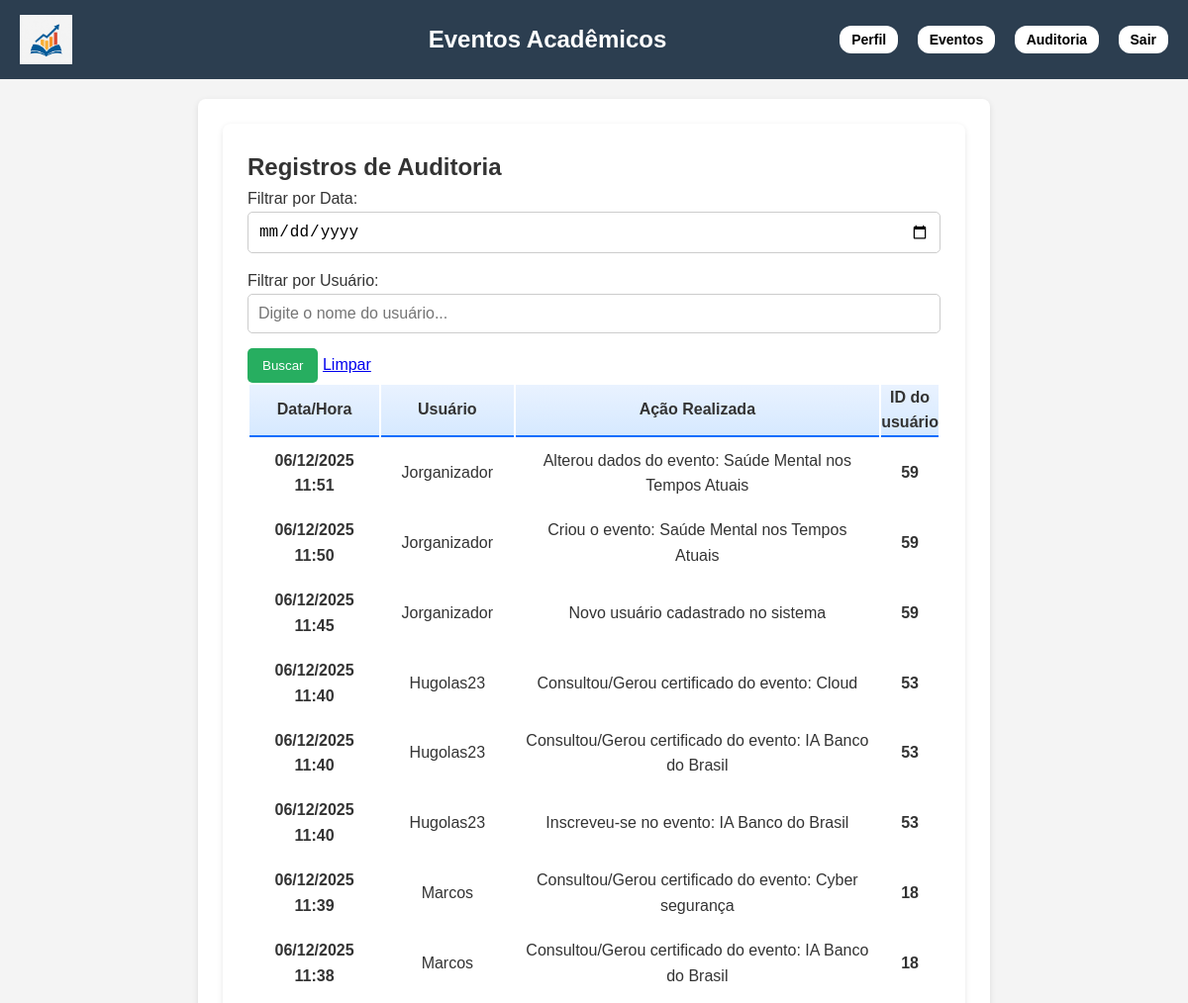
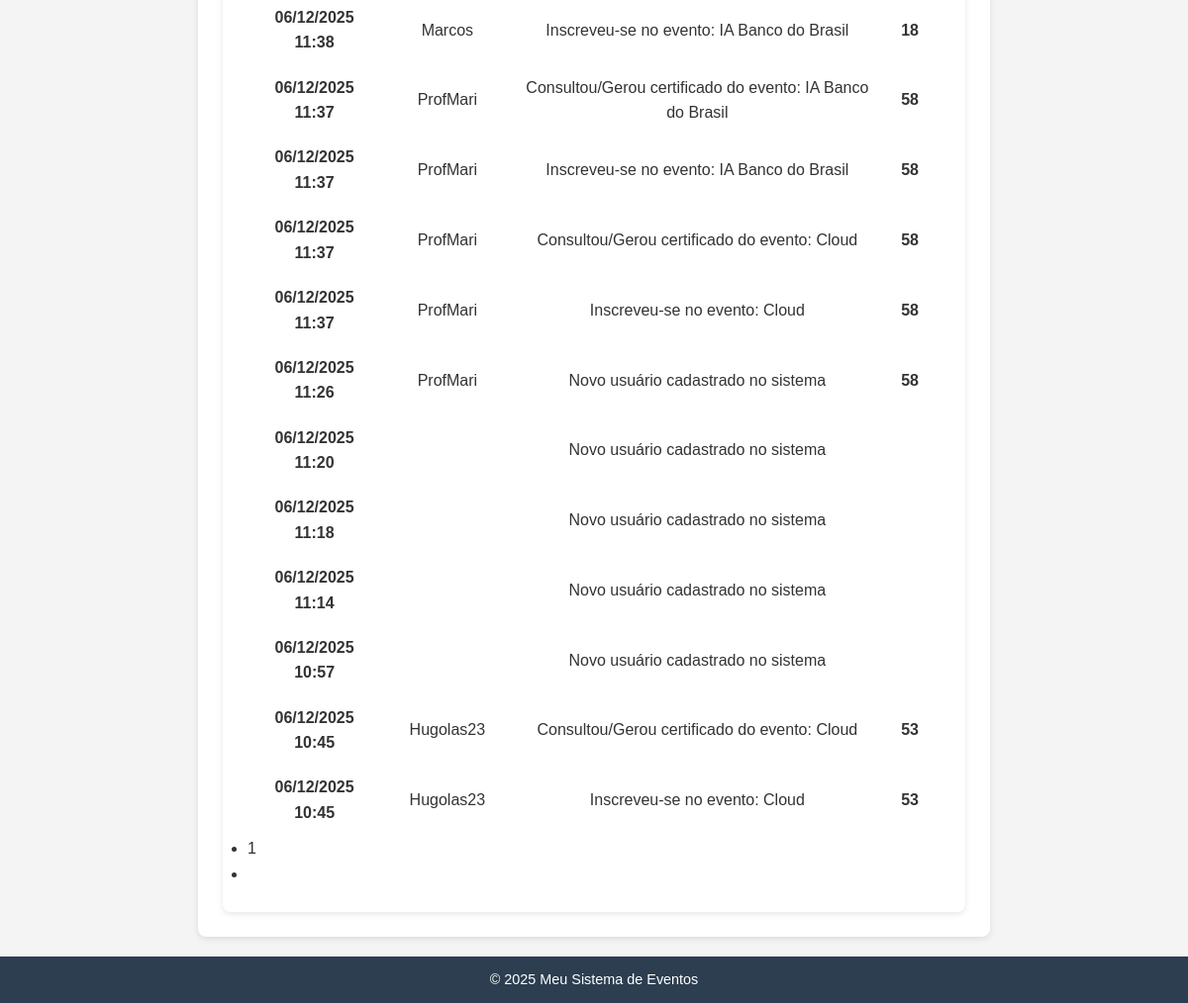
The app's page /api/auditoria/ (signed in) with its own data (2 pictures, top to bottom).
### eventos/models.py (models this page shows, shortened)
class RegistroAuditoria(models.Model):
    usuario = models.ForeignKey(User, on_delete=models.SET_NULL, null=True)
    acao = models.CharField(max_length=255)
    data_hora = models.DateTimeField(auto_now_add=True)
    class Meta:
        ordering = ['-data_hora']

### eventos/views.py (the view)
# urls.py: path('auditoria/', views.AuditoriaListView.as_view(), name='auditoria_list'),
class AuditoriaListView(LoginRequiredMixin, UserPassesTestMixin, ListView):
    model = RegistroAuditoria
    template_name = 'auditoria_list.html'
    context_object_name = 'registros'
    paginate_by = 20
    def test_func(self):
        perfil = getattr(self.request.user, 'perfil', None)
        return perfil and perfil.tipo == 'organizador'
    def get_queryset(self):
        qs = RegistroAuditoria.objects.all().order_by('-data_hora')
        data_busca = self.request.GET.get('data_busca')
        usuario_busca = self.request.GET.get('usuario_busca')
        if data_busca:
            try:
                data_obj = datetime.strptime(data_busca, '%Y-%m-%d').date()
                qs = qs.filter(data_hora__date=data_obj)
            except ValueError:
                pass # Se a data for inválida, ignora
        if usuario_busca:
            qs = qs.filter(usuario__username__icontains=usuario_busca)
        return qs
    def get_context_data(self, **kwargs):
        context = super().get_context_data(**kwargs)
        context['data_busca'] = self.request.GET.get('data_busca', '')
        context['usuario_busca'] = self.request.GET.get('usuario_busca', '')
        return context

### eventos/context_processors.py (called while the page is built)
def perfil_context(request):
    if request.user.is_authenticated:
        return {'perfil': getattr(request.user, 'perfil', None)}
    return {}

### eventos/templates/auditoria_list.html (shortened to what this page needs)
{% extends 'base.html' %}
{% block content %}
<div class="container mt-5">
    <div class="mb-4">
        <h2 class="fw-bold text-primary mb-3">Registros de Auditoria</h2>
        <div class="card p-4 shadow-sm border-0 bg-light">
            <form method="get" class="row g-3 align-items-end">
                <div class="col-md-4">
                    <label for="data_busca" class="form-label fw-bold text-secondary">Filtrar por Data:</label>
                    <input type="date" class="form-control" id="data_busca" name="data_busca"
                           value="{{ data_busca }}">
                </div>
                <div class="col-md-4">
                    <label for="usuario_busca" class="form-label fw-bold text-secondary">Filtrar por Usuário:</label>
                    <input type="text" class="form-control" id="usuario_busca" name="usuario_busca"
                           placeholder="Digite o nome do usuário..." value="{{ usuario_busca }}">
                </div>
                <div class="col-md-4 d-flex gap-2">
                    <button type="submit" class="btn btn-primary w-100 fw-bold">
                        Buscar
                    </button>
                    <a href="{% url 'auditoria_list' %}" class="btn btn-outline-secondary w-50">
                        Limpar
                    </a>
                </div>
            </form>
        </div>
        </div>
    <div class="table-responsive mt-4">
        <table class="table table-bordered table-striped align-middle shadow-sm">
            <thead class="table-primary text-center">
                <tr>
                    <th scope="col" class="px-3 py-2" style="width: 20%;">Data/Hora</th>
                    <th scope="col" class="px-3 py-2" style="width: 20%;">Usuário</th>
                    <th scope="col" class="px-3 py-2" style="width: 60%;">Ação Realizada</th>
                    <th scope="col" class="px-3 py-2" style="width: 60%;">ID do usuário</th>
                </tr>
            </thead>
            <tbody>
                {% for registro in registros %}
                <tr>
                    <td class="text-center"><strong>{{ registro.data_hora|date:"d/m/Y H:i" }}</strong></td>
                    <td class="fw-semibold text-dark">{{ registro.usuario.username }}</td>
                    <td class="text-muted">{{ registro.acao }}</td>
                    <td class="fw-semibold text-dark"><strong>{{ registro.usuario.id}}</strong></td>
                </tr>
                {% empty %}
                <tr>
                    <td colspan="3" class="text-center text-muted py-3">
                        Nenhum registro encontrado com os filtros selecionados.
                    </td>
                </tr>
                {% endfor %}
            </tbody>
        </table>
        {% if is_paginated %}
        <div class="d-flex justify-content-center mt-3">
            <nav>
                <ul class="pagination">
                    <li class="page-item active"><span class="page-link">{{ page_obj.number }}</span></li>
                    {% if page_obj.has_next %}
                    <li class="page-item"><a class="page-link" href="?page={{ page_obj.next_page_number }}&data_busca={{ data_busca }}&usuario_busca={{ usuario_busca }}">Próxima</a></li>
                    {% endif %}
                </ul>
            </nav>
        </div>
        {% endif %}
    </div>
</div>
{% endblock %}

### eventos/templates/base.html (style rules this page uses)
* { margin: 0; padding: 0; box-sizing: border-box; }
body { font-family: Arial, sans-serif; background-color: #f4f4f4; color: #333; line-height: 1.6; }
nav a, nav form button { color: #fff; text-decoration: none; margin-left: 15px; font-size: 0.95rem; }
.container { max-width: 800px; margin: auto; background: #fff; padding: 25px; border-radius: 8px; box-shadow: 0 2px 6px rgba(0,0,0,0.1); }
button { padding: 10px 15px; border: none; border-radius: 5px; background-color: #27ae60; color: white; cursor: pointer; transition: background 0.3s ease; }
input, select { padding: 10px; width: 100%; margin-bottom: 15px; border-radius: 5px; border: 1px solid #ccc; font-size: 1rem; }

### eventos/templates/auditoria_list.html (style rules this page uses)
table th { background: linear-gradient(180deg, #e9f2ff, #d6e9ff); font-weight: 600; border-bottom: 2px solid #0d6efd !important; text-align: center; }
table td { vertical-align: middle; padding: 0.55rem; text-align: center; }

### records on screen
RegistroAuditoria: data_hora "06/12/2025 11:51", usuario.username "Jorganizador", acao "Alterou dados do evento: Saúde Mental nos Tempos Atuais", usuario.id "59"
RegistroAuditoria: data_hora "06/12/2025 11:50", usuario.username "Jorganizador", acao "Criou o evento: Saúde Mental nos Tempos Atuais", usuario.id "59"
RegistroAuditoria: data_hora "06/12/2025 11:45", usuario.username "Jorganizador", acao "Novo usuário cadastrado no sistema", usuario.id "59"
RegistroAuditoria: data_hora "06/12/2025 11:40", usuario.username "Hugolas23", acao "Consultou/Gerou certificado do evento: Cloud", usuario.id "53"
RegistroAuditoria: data_hora "06/12/2025 11:40", usuario.username "Hugolas23", acao "Consultou/Gerou certificado do evento: IA Banco do Brasil", usuario.id "53"
RegistroAuditoria: data_hora "06/12/2025 11:40", usuario.username "Hugolas23", acao "Inscreveu-se no evento: IA Banco do Brasil", usuario.id "53"
RegistroAuditoria: data_hora "06/12/2025 11:39", usuario.username "Marcos", acao "Consultou/Gerou certificado do evento: Cyber segurança", usuario.id "18"
RegistroAuditoria: data_hora "06/12/2025 11:38", usuario.username "Marcos", acao "Consultou/Gerou certificado do evento: IA Banco do Brasil", usuario.id "18"
RegistroAuditoria: data_hora "06/12/2025 11:38", usuario.username "Marcos", acao "Inscreveu-se no evento: IA Banco do Brasil", usuario.id "18"
RegistroAuditoria: data_hora "06/12/2025 11:37", usuario.username "ProfMari", acao "Consultou/Gerou certificado do evento: IA Banco do Brasil", usuario.id "58"
RegistroAuditoria: data_hora "06/12/2025 11:37", usuario.username "ProfMari", acao "Inscreveu-se no evento: IA Banco do Brasil", usuario.id "58"
RegistroAuditoria: data_hora "06/12/2025 11:37", usuario.username "ProfMari", acao "Consultou/Gerou certificado do evento: Cloud", usuario.id "58"
RegistroAuditoria: data_hora "06/12/2025 11:37", usuario.username "ProfMari", acao "Inscreveu-se no evento: Cloud", usuario.id "58"
RegistroAuditoria: data_hora "06/12/2025 11:26", usuario.username "ProfMari", acao "Novo usuário cadastrado no sistema", usuario.id "58"
RegistroAuditoria: data_hora "06/12/2025 11:20", acao "Novo usuário cadastrado no sistema"
RegistroAuditoria: data_hora "06/12/2025 11:18", acao "Novo usuário cadastrado no sistema"
RegistroAuditoria: data_hora "06/12/2025 11:14", acao "Novo usuário cadastrado no sistema"
RegistroAuditoria: data_hora "06/12/2025 10:57", acao "Novo usuário cadastrado no sistema"
RegistroAuditoria: data_hora "06/12/2025 10:45", usuario.username "Hugolas23", acao "Consultou/Gerou certificado do evento: Cloud", usuario.id "53"
RegistroAuditoria: data_hora "06/12/2025 10:45", usuario.username "Hugolas23", acao "Inscreveu-se no evento: Cloud", usuario.id "53"

### other values on screen
{{ page_obj.number }} "1"
